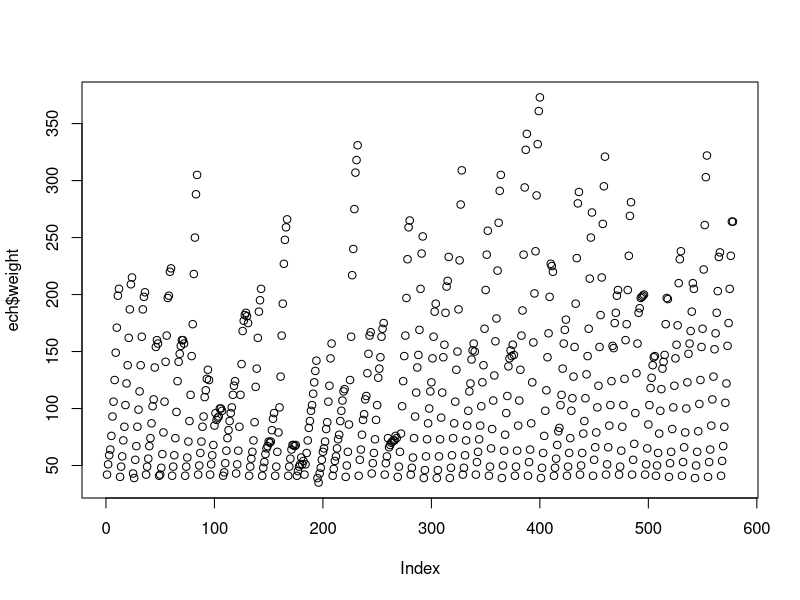
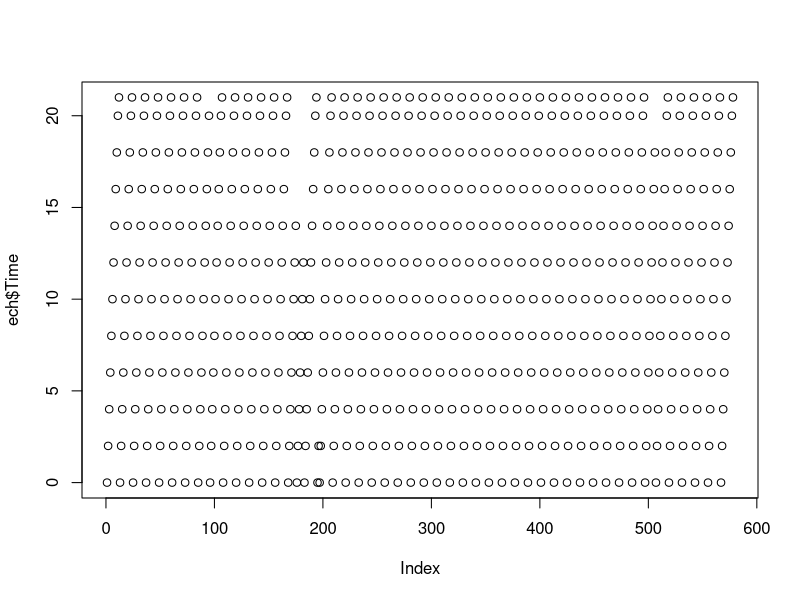
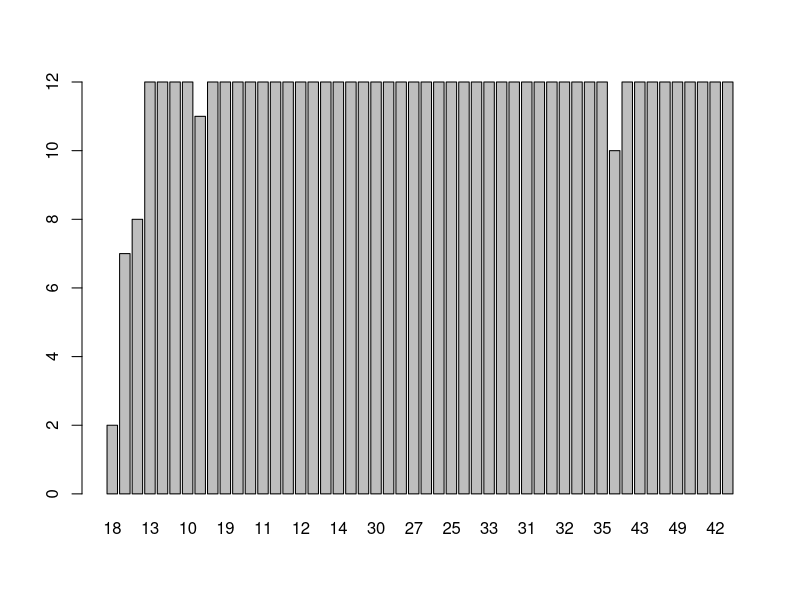
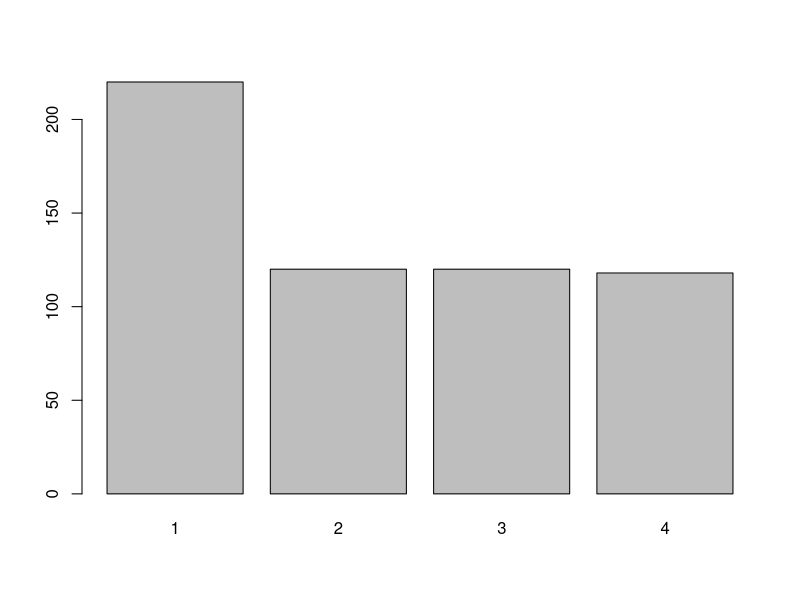
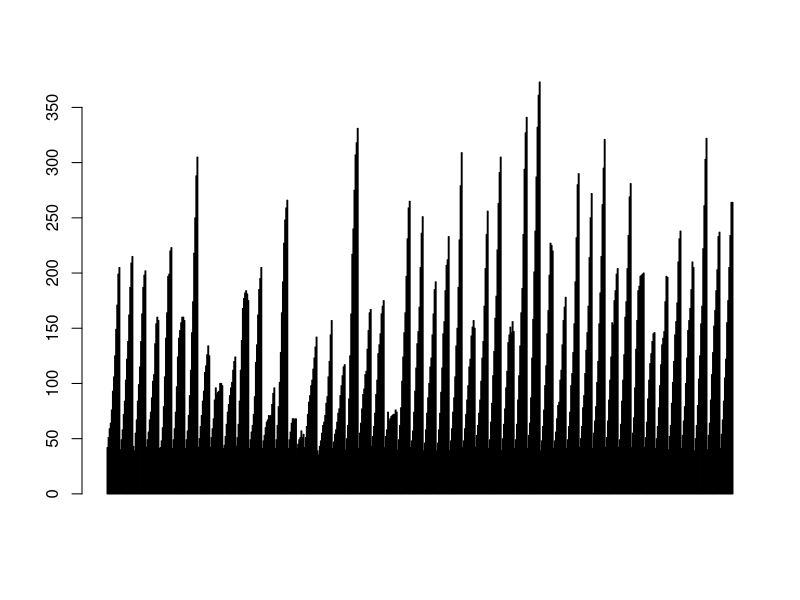
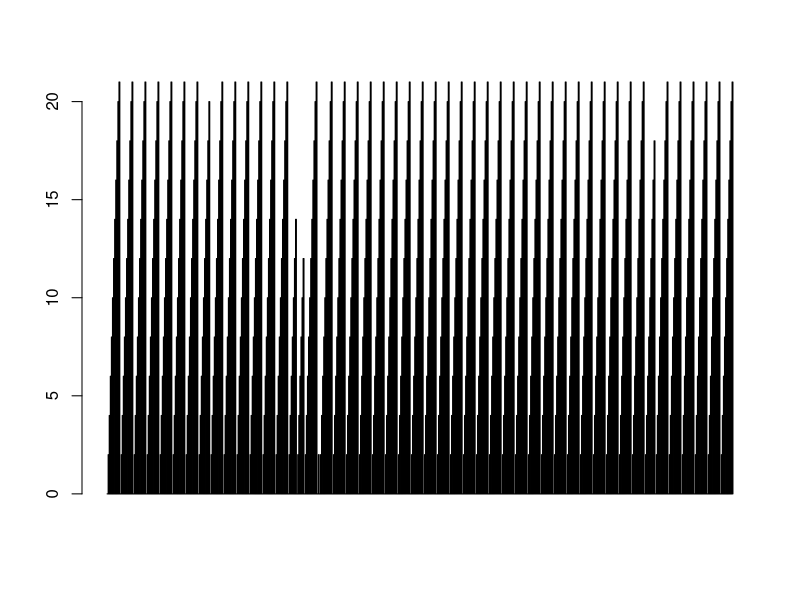
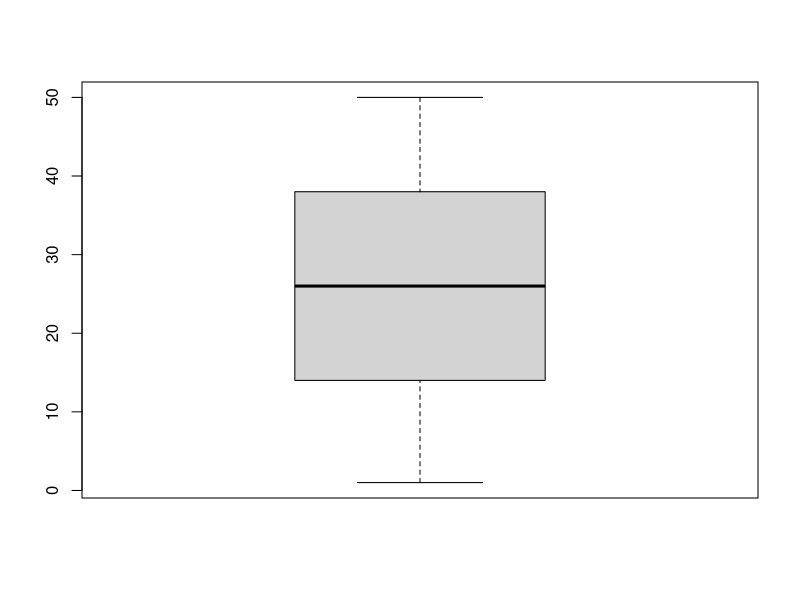
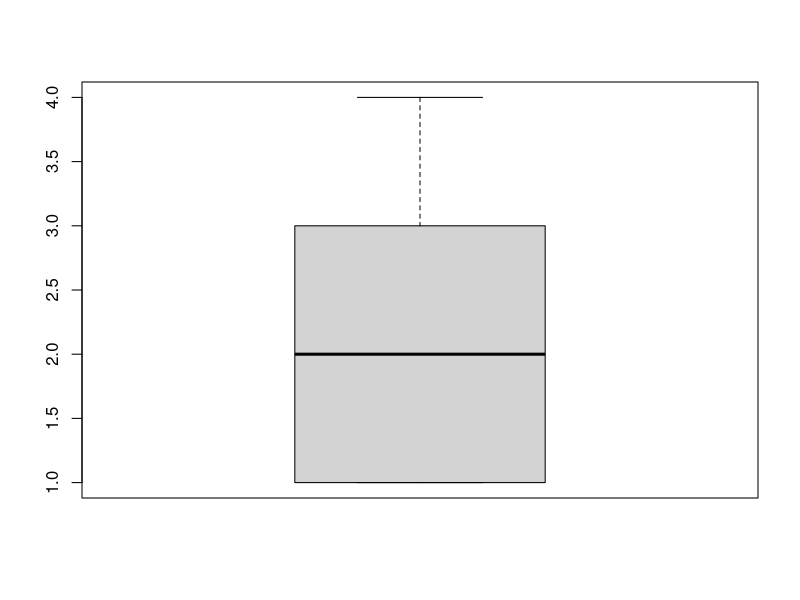

Here is the R script that generated these plots, in order: (Note: this script raises an error after producing the figures.)
ech<-datasets::ChickWeight
head(ech,10)
tail(ech,10)
summary(ech)
summary(ech$weight)
summary(ech$Time)
summary(ech$Chick)
summary(ech$Diet)
plot(ech$weight)
plot(ech$Time)
plot(ech$Chick)
plot(ech$Diet)
barplot(ech$weight)
barplot(ech$Time)
boxplot(ech$Chick)
boxplot(ech$Diet)
hist(ech$weight)
hist(ech$Chick)
hist(ech$Diet)
skewness(ech$weight)
sd(ech$Diet)
